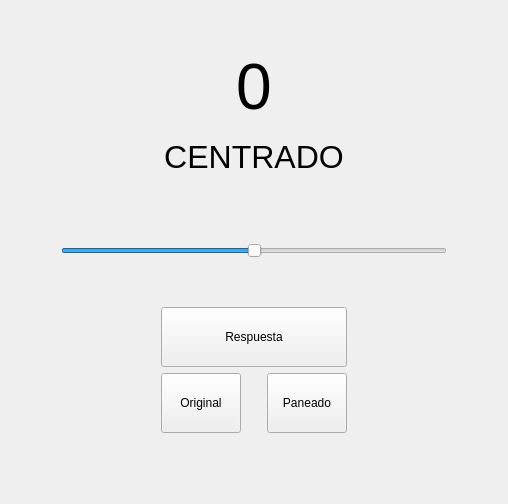
      <widget class="QWidget" name="paneo_wg">
       <layout class="QGridLayout" name="gridLayout_3">
        <item row="0" column="0">
         <layout class="QVBoxLayout" name="verticalLayout">
          <item>
           <layout class="QVBoxLayout" name="verticalLayout_2">
            <item>
             <spacer name="verticalSpacer_6">
              <property name="orientation">
               <enum>Qt::Vertical</enum>
              </property>
              <property name="sizeType">
               <enum>QSizePolicy::Fixed</enum>
              </property>
              <property name="sizeHint" stdset="0">
               <size>
                <width>20</width>
                <height>40</height>
               </size>
              </property>
             </spacer>
            </item>
            <item>
             <layout class="QVBoxLayout" name="verticalLayout_3">
              <property name="sizeConstraint">
               <enum>QLayout::SetMinimumSize</enum>
              </property>
              <item>
               <widget class="QLabel" name="slider_paneo_value">
                <property name="sizePolicy">
                 <sizepolicy hsizetype="Preferred" vsizetype="Preferred">
                  <horstretch>0</horstretch>
                  <verstretch>0</verstretch>
                 </sizepolicy>
                </property>
                <property name="font">
                 <font>
                  <pointsize>48</pointsize>
                 </font>
                </property>
                <property name="text">
                 <string>0</string>
                </property>
                <property name="alignment">
                 <set>Qt::AlignCenter</set>
                </property>
               </widget>
              </item>
              <item>
               <spacer name="verticalSpacer_8">
                <property name="orientation">
                 <enum>Qt::Vertical</enum>
                </property>
                <property name="sizeType">
                 <enum>QSizePolicy::Fixed</enum>
                </property>
                <property name="sizeHint" stdset="0">
                 <size>
                  <width>20</width>
                  <height>10</height>
                 </size>
                </property>
               </spacer>
              </item>
              <item>
               <widget class="QLabel" name="izquierda_derecha">
                <property name="sizePolicy">
                 <sizepolicy hsizetype="Preferred" vsizetype="Preferred">
                  <horstretch>0</horstretch>
                  <verstretch>0</verstretch>
                 </sizepolicy>
                </property>
                <property name="font">
                 <font>
                  <pointsize>24</pointsize>
                 </font>
                </property>
                <property name="text">
                 <string>CENTRADO</string>
                </property>
                <property name="alignment">
                 <set>Qt::AlignCenter</set>
                </property>
               </widget>
              </item>
              <item>
               <spacer name="verticalSpacer_21">
                <property name="orientation">
                 <enum>Qt::Vertical</enum>
                </property>
                <property name="sizeHint" stdset="0">
                 <size>
                  <width>20</width>
                  <height>40</height>
                 </size>
                </property>
               </spacer>
              </item>
             </layout>
            </item>
            <item>
             <layout class="QHBoxLayout" name="horizontalLayout_5">
              <item>
               <spacer name="horizontalSpacer_12">
                <property name="orientation">
                 <enum>Qt::Horizontal</enum>
                </property>
                <property name="sizeType">
                 <enum>QSizePolicy::Fixed</enum>
                </property>
                <property name="sizeHint" stdset="0">
                 <size>
                  <width>50</width>
                  <height>20</height>
                 </size>
                </property>
               </spacer>
              </item>
              <item>
               <widget class="QSlider" name="slider_paneo">
                <property name="minimumSize">
                 <size>
                  <width>0</width>
                  <height>60</height>
                 </size>
                </property>
                <property name="cursor">
                 <cursorShape>ArrowCursor</cursorShape>
                </property>
                <property name="mouseTracking">
                 <bool>false</bool>
                </property>
                <property name="layoutDirection">
                 <enum>Qt::LeftToRight</enum>
                </property>
                <property name="minimum">
                 <number>-100</number>
                </property>
                <property name="maximum">
                 <number>100</number>
                </property>
                <property name="pageStep">
                 <number>1</number>
                </property>
                <property name="value">
                 <number>0</number>
                </property>
                <property name="orientation">
                 <enum>Qt::Horizontal</enum>
                </property>
                <property name="invertedAppearance">
                 <bool>false</bool>
                </property>
                <property name="invertedControls">
                 <bool>false</bool>
                </property>
                <property name="tickPosition">
                 <enum>QSlider::NoTicks</enum>
                </property>
                <property name="tickInterval">
                 <number>1</number>
                </property>
               </widget>
              </item>
              <item>
               <spacer name="horizontalSpacer_13">
                <property name="orientation">
                 <enum>Qt::Horizontal</enum>
                </property>
                <property name="sizeType">
                 <enum>QSizePolicy::Fixed</enum>
                </property>
                <property name="sizeHint" stdset="0">
                 <size>
                  <width>50</width>
                  <height>20</height>
                 </size>
                </property>
               </spacer>
              </item>
             </layout>
            </item>
           </layout>
          </item>
          <item>
           <spacer name="verticalSpacer_9">
            <property name="orientation">
             <enum>Qt::Vertical</enum>
            </property>
            <property name="sizeType">
             <enum>QSizePolicy::Fixed</enum>
            </property>
            <property name="sizeHint" stdset="0">
             <size>
              <width>20</width>
              <height>20</height>
             </size>
            </property>
           </spacer>
          </item>
          <item>
           <layout class="QHBoxLayout" name="horizontalLayout_3">
            <item>
             <spacer name="horizontalSpacer_10">
              <property name="orientation">
               <enum>Qt::Horizontal</enum>
              </property>
              <property name="sizeType">
               <enum>QSizePolicy::Fixed</enum>
              </property>
              <property name="sizeHint" stdset="0">
               <size>
                <width>150</width>
                <height>20</height>
               </size>
              </property>
             </spacer>
            </item>
            <item>
             <widget class="QPushButton" name="respuesta_bt_pan">
              <property name="sizePolicy">
               <sizepolicy hsizetype="Minimum" vsizetype="Fixed">
                <horstretch>0</horstretch>
                <verstretch>0</verstretch>
               </sizepolicy>
              </property>
              <property name="minimumSize">
               <size>
                <width>0</width>
                <height>60</height>
               </size>
              </property>
              <property name="text">
               <string>Respuesta</string>
              </property>
             </widget>
            </item>
            <item>
             <spacer name="horizontalSpacer_11">
              <property name="orientation">
               <enum>Qt::Horizontal</enum>
              </property>
              <property name="sizeType">
               <enum>QSizePolicy::Fixed</enum>
              </property>
              <property name="sizeHint" stdset="0">
               <size>
                <width>150</width>
                <height>20</height>
               </size>
              </property>
             </spacer>
            </item>
           </layout>
          </item>
          <item>
           <layout class="QHBoxLayout" name="horizontalLayout" stretch="0,1,0,1,0">
            <property name="sizeConstraint">
             <enum>QLayout::SetDefaultConstraint</enum>
            </property>
            <item>
             <spacer name="horizontalSpacer_7">
              <property name="orientation">
               <enum>Qt::Horizontal</enum>
              </property>
              <property name="sizeHint" stdset="0">
               <size>
                <width>150</width>
                <height>20</height>
               </size>
              </property>
             </spacer>
            </item>
            <item>
             <widget class="QPushButton" name="original_bt_pan">
              <property name="sizePolicy">
               <sizepolicy hsizetype="Minimum" vsizetype="Fixed">
                <horstretch>0</horstretch>
                <verstretch>0</verstretch>
               </sizepolicy>
              </property>
              <property name="minimumSize">
               <size>
                <width>0</width>
                <height>60</height>
               </size>
              </property>
              <property name="text">
               <string>Original</string>
              </property>
             </widget>
            </item>
            <item>
             <spacer name="horizontalSpacer">
              <property name="orientation">
               <enum>Qt::Horizontal</enum>
              </property>
              <property name="sizeType">
               <enum>QSizePolicy::Fixed</enum>
              </property>
              <property name="sizeHint" stdset="0">
               <size>
                <width>20</width>
                <height>20</height>
               </size>
              </property>
             </spacer>
            </item>
            <item>
             <widget class="QPushButton" name="paneado_bt_pan">
              <property name="sizePolicy">
               <sizepolicy hsizetype="Minimum" vsizetype="Fixed">
                <horstretch>0</horstretch>
                <verstretch>0</verstretch>
               </sizepolicy>
              </property>
              <property name="minimumSize">
               <size>
                <width>0</width>
                <height>60</height>
               </size>
              </property>
              <property name="text">
               <string>Paneado</string>
              </property>
             </widget>
            </item>
            <item>
             <spacer name="horizontalSpacer_9">
              <property name="orientation">
               <enum>Qt::Horizontal</enum>
              </property>
              <property name="sizeHint" stdset="0">
               <size>
                <width>150</width>
                <height>20</height>
               </size>
              </property>
             </spacer>
            </item>
           </layout>
          </item>
          <item>
           <spacer name="verticalSpacer_2">
            <property name="orientation">
             <enum>Qt::Vertical</enum>
            </property>
            <property name="sizeType">
             <enum>QSizePolicy::Fixed</enum>
            </property>
            <property name="sizeHint" stdset="0">
             <size>
              <width>20</width>
              <height>60</height>
             </size>
            </property>
           </spacer>
          </item>
         </layout>
        </item>
       </layout>
      </widget>
